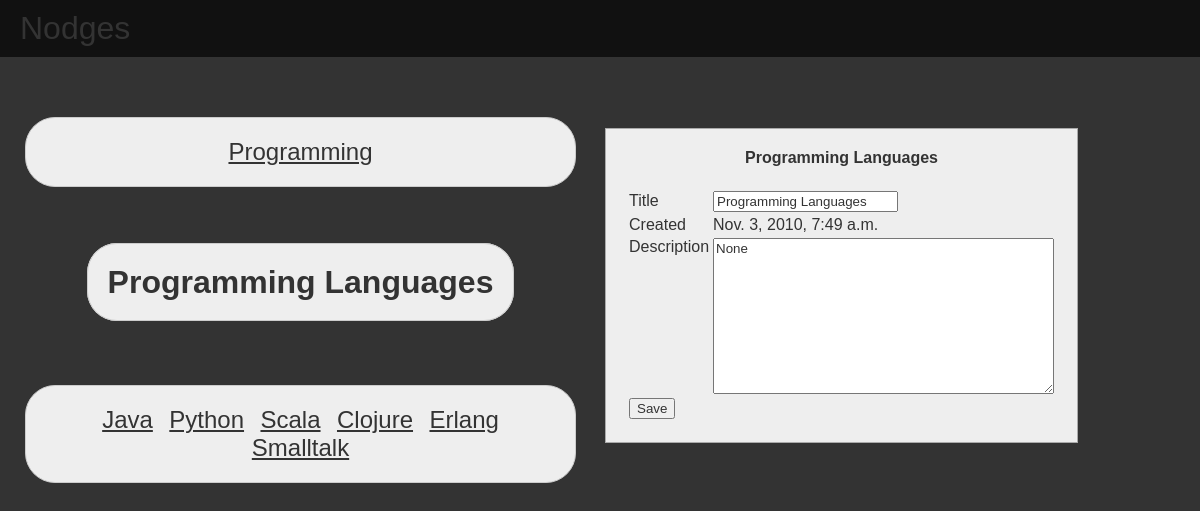
The page /nodges/nodes/2/view on the database its author committed.
### nodgessite/nodges/models.py (models this page shows, shortened)
class Node(models.Model):
    title = models.CharField(max_length=255)
    create_date = models.DateTimeField(blank=True, null=True)
    description = models.TextField(blank=True, null=True)

### nodgessite/nodges/views.py (the view)
def view(request, node_id):
    node = get_object_or_404(Node, pk=node_id)
    parent_list = Node.objects.filter(outgoing_edges__to_node__id=node.id)
    child_list = Node.objects.filter(incoming_edges__from_node__id=node.id)
    return render_to_response("nodges/view.html", {
            'node': node,
            'parent_list': parent_list,
            'child_list': child_list,
            })

### templates/nodges/view.html (shortened to what this page needs)
{% extends "nodges/base.html" %}
{% block content %}
  <table border="0" width="100%">
    <tr>
      <td width="50%">
	<table border="0" class="node-table">
	  <tr class="parents">
	    <td><div>
		{% for parent in parent_list %}
		<a href="../{{parent.id}}/view">{{parent.title}}</a>
		{% endfor %}
	    </div></td>
	  </tr>
	  <tr class="main">
	    <td>
	      <h1><span>{{node.title}}</span></h1>
	    </td>
	  </tr>
	  <tr class="children">
	    <td><div>
		{% for child in child_list %}
		<a href="../{{child.id}}/view">{{ child.title }}</a>
		{% endfor %}
	    </div></td>
	  </tr>
	</table>
      </td>
      <td width="50%">
	<table border="0" width="50%" class="detail-table">
	  <tr>
	    <td width="50%" align="center">
	      <form action="update" method="post">
		<h4 style="margin-top:0px;">{{node.title}}</h4>
		<table border="0">
		  <tr><td width="150">Title</td><td><input type="text" name="title" value="{{node.title}}"/></td></tr>
		  <tr><td>Created</td><td>{{node.create_date}}</td></tr>
		  <tr>
		    <td valign="top">Description</td>
		    <td><textarea name="description" rows="10" cols="40">{{node.description}}</textarea></td>
		  </tr>
		  <tr><td colspan="0"><input type="submit" value="Save"/></td></tr>
		</table>
	      </form>
	    </td>
	  </tr>
	</table>
	</td>
</tr>
</table>
{% endblock content %}

### templates/nodges/base.html (style rules this page uses)
body, h1, h2, h3, h4, h5, p, div, span, a, table, td, th, b, i, emph, input, label, textarea, select, option { font-family: Verdana, Arial, sans-serif; color: #333; }
body { background-color: #333; padding: 0px; margin:0px; }
.detail-table form { padding:20px; background-color: #eee; border: 1px solid #aaa; -moz-border-radius:10px; -moz-webkit-radius:10px; }
.node-table { width: 100%; }
.node-table tr.parents, .node-table tr.children { height: 180px; }
.node-table td { text-align:center; padding: 20px; }
.node-table tr.parents td div, .node-table tr.children td div, .node-table tr.main a, .node-table tr.main span { border: 1px solid #ccc; margin: 0 auto; padding: 20px; -moz-border-radius: 30px; -webkit-border-radius: 30px; background-color: #eee; }
.node-table a { padding: 2px 6px; font-weight: normal; font-size: 24px; white-space: no-wrap; }

### rows shown on the page
Node: title "Programming"
Node: title "Programming Languages", create_date "Nov. 3, 2010, 7:49 a.m.", description "None"
Node: title "Java"
Node: title "Python"
Node: title "Scala"
Node: title "Clojure"
Node: title "Erlang"
Node: title "Smalltalk"
